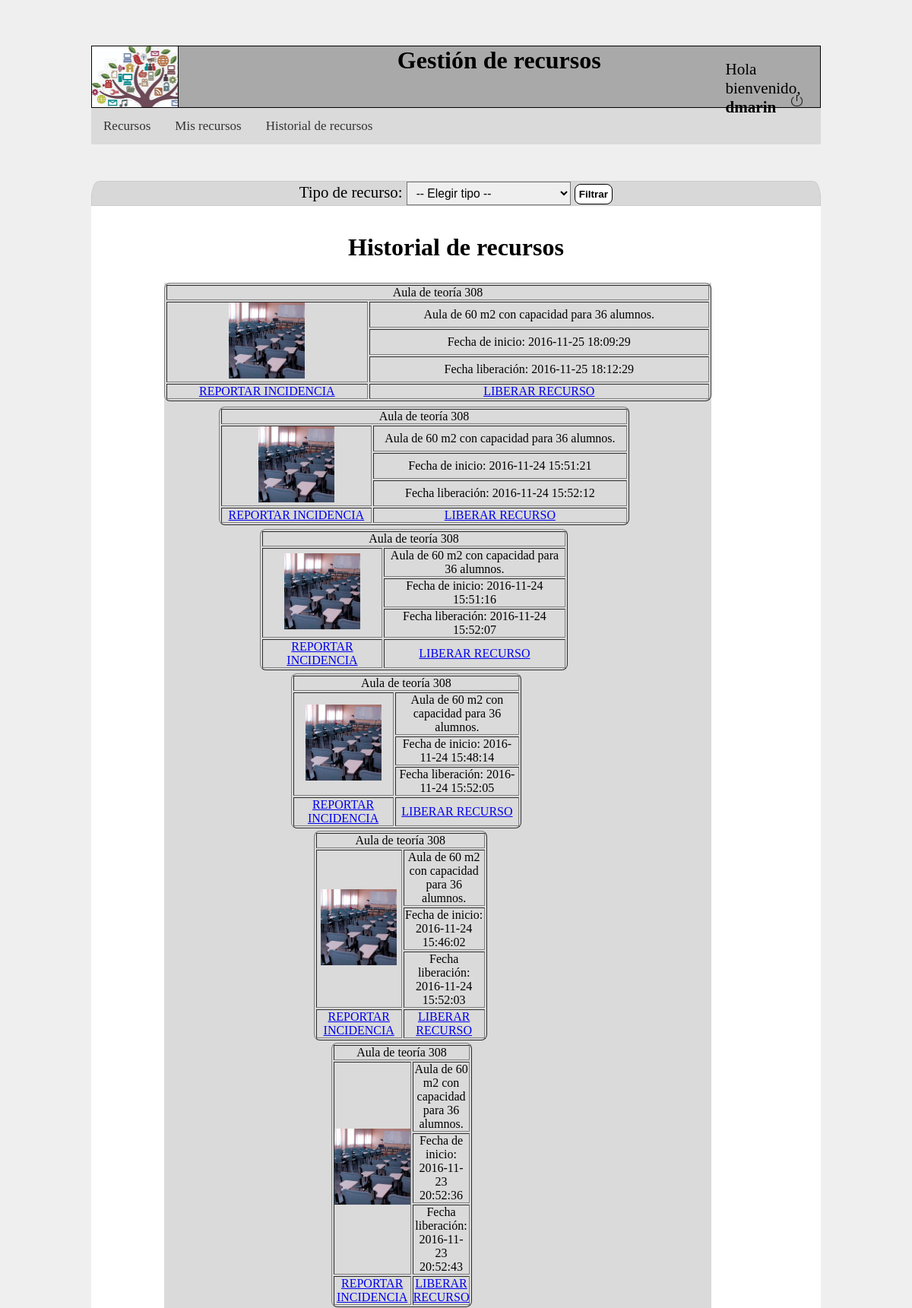
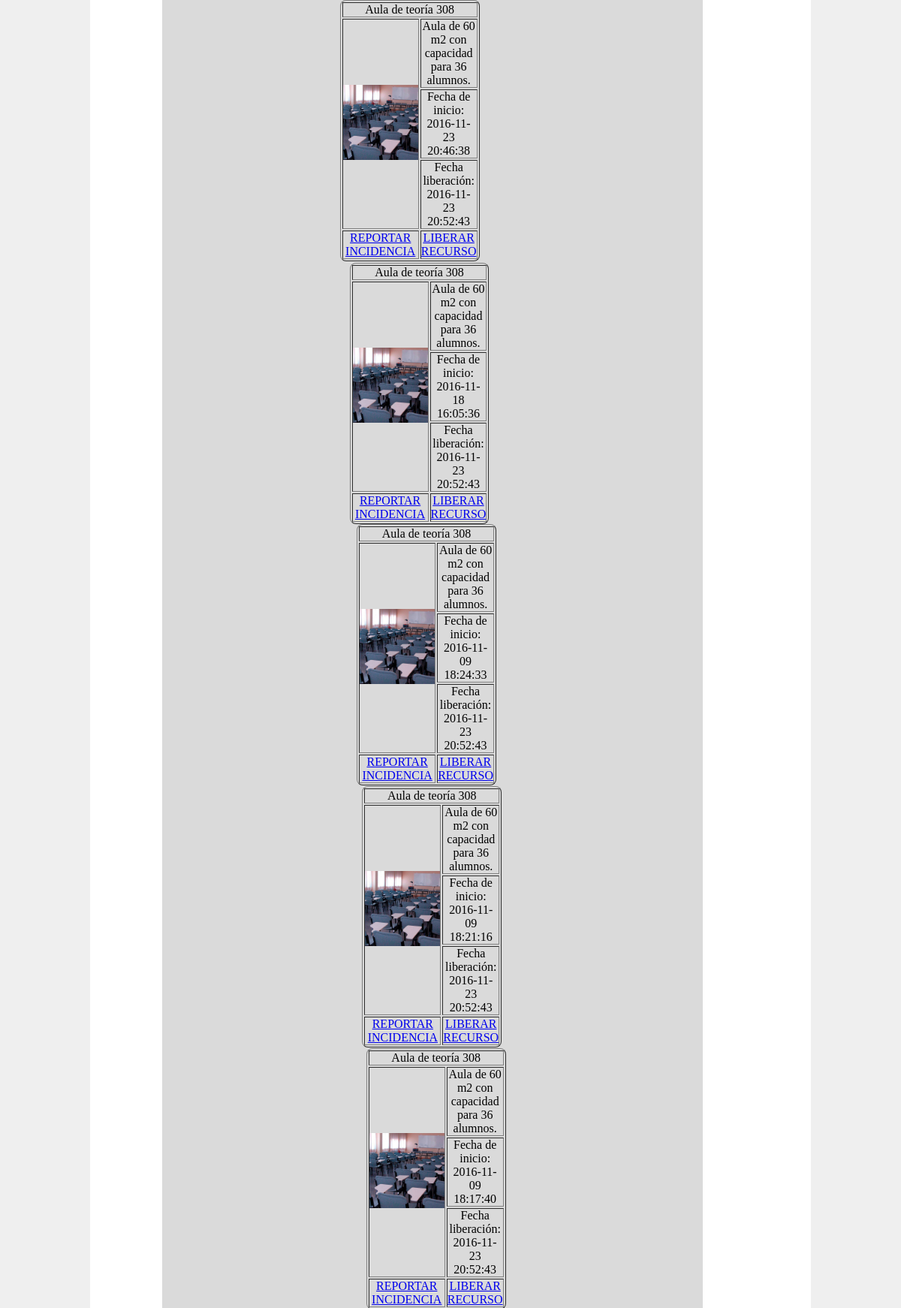
The app's page /proyecto_v3.0/php/historial_recursos.php (signed in, upper part) with its own data (2 pictures, top to bottom).
### tables this page shows
CREATE TABLE `tbl_usuario` (
  `usu_id` int(3) NOT NULL,
  `usu_nickname` varchar(15) NOT NULL,
  `usu_nombre` varchar(15) NOT NULL,
  `usu_apellido` varchar(15) NOT NULL,
  `usu_correo` varchar(30) NOT NULL,
  `usu_cargo` varchar(15) NOT NULL DEFAULT 'usuario',
  `usu_contrasena` varchar(15) NOT NULL,
  `usu_estado` varchar(20) NOT NULL DEFAULT 'alta'
);

CREATE TABLE `tbl_reserva` (
  `res_id` int(4) NOT NULL,
  `res_fechainicio` datetime NOT NULL,
  `res_fechafinal` datetime DEFAULT NULL,
  `res_recursoid` int(2) NOT NULL,
  `res_usuarioid` int(3) NOT NULL
);

CREATE TABLE `tbl_recurso` (
  `rec_id` int(2) NOT NULL,
  `rec_nombre` varchar(30) NOT NULL,
  `rec_foto` varchar(15) NOT NULL DEFAULT '0.jpg',
  `rec_descripcion` varchar(200) NOT NULL,
  `rec_tipoid` int(2) NOT NULL,
  `rec_estado` varchar(15) NOT NULL DEFAULT 'Disponible'
);

### proyecto_v3.0/php/historial_recursos.php (the view, shortened to what this page needs)
<?php
		$conexion = mysqli_connect('localhost', 'root', '', 'bd_proyecto2');
		$mysqli = new mysqli("localhost", "root", "", "bd_proyecto2");
		$con =	"SELECT * FROM `tbl_usuario` WHERE `usu_id` = '". $_SESSION["usu_id"] ."'";
		$result	=	mysqli_query($mysqli,$con);
		while ($fila = mysqli_fetch_row($result))
			{
				$usu_nickname	=	$fila[1];
				$usuario = $_SESSION['usu_id'];
			}
		$sql = "SELECT * FROM tbl_tiporecurso ORDER BY tr_id";
		$finalizado_sql =	" SELECT * FROM tbl_reserva INNER JOIN tbl_recurso ON tbl_recurso.rec_id = tbl_reserva.res_recursoid WHERE res_fechafinal IS NOT NULL AND  res_usuarioid='$usuario'";
		extract($_REQUEST);
		$finalizado_sql .= "ORDER BY `tbl_reserva`.`res_id`  DESC";
		$finalizados = mysqli_query($conexion, $finalizado_sql);
		$tipos = mysqli_query($conexion, $sql);
?>
<!DOCTYPE html>
<html>
<head>
	<link rel="stylesheet" type="text/css" href="../css/recursos.css">
</head>
<body>
	<div class="header">
			<div class="logo">
			</div>
			<h1 align="center">Gestión de recursos</h1>
			<div class="profile">
			<p class="welcome">Hola bienvenido, <br /><b>
			<?php echo $usu_nickname; ?></b>
			</p>
			</div>
			<div class="logout">
				<a href="logout.proc.php" onclick="return logout();">
					<img class="img_logout" src="../img/logout_small.png" alt="Cerrar sesión">
				</a>
			</div>
		</div>
<nav>
	<ul class="topnav">
		<li class="li"><a href="recursos.php">Recursos</a></li>
		<li class="li"><a href="misrecursos.php">Mis recursos</a></li>
		<li class="li"><a href="#">Historial de recursos</a></li>
	</ul>
</nav>
<div class="container">
	<?php
	if(mysqli_num_rows($finalizados)>0 && mysqli_num_rows($tipos)>0){
		?>
	<form action="historial_recursos.php" method="get" class="formtipo">
	Tipo de recurso:
		<select name="tr_id">
			<option value="0">-- Elegir tipo --</option>
		</select>
		<input type="submit" name="enviar" value="Filtrar">
	</form>
	<br/>
	<br/>
	<h1>Historial de recursos</h1>
	<br/>
	<?php
		if(mysqli_num_rows($finalizados)>0){
								while($finalizado=mysqli_fetch_array($finalizados)){
									echo "<div class='content_rec'>";
									echo "<table border>";
										echo "<tr>";
											echo "<td colspan='2'>" . $finalizado['rec_nombre'] . "</td>";
										echo "</tr>";
										echo "<tr>";
											echo "<td rowspan='3'><img class='img_recu' src='../img/recursos/".$finalizado['rec_foto']."' width='100'></td>";
											echo "<td>".$finalizado['rec_descripcion']."</td>";
										echo "</tr>";
										echo "<tr>";
											echo "<td>Fecha de inicio: " .$finalizado['res_fechainicio']. "</td>";
										echo "</tr>";
										echo "<tr>";
											echo "<td>Fecha liberación: " .$finalizado['res_fechafinal']. "</td>";
											echo "</tr>";
											echo "<tr>";
											echo "<td colspan='1'> <a class='free_recu' href='incidencia.php?rec_id=" .$fila[3]. "'>REPORTAR INCIDENCIA </a></td>";
											echo "<td colspan='2'> <a class='free_recu' href='liberar.proc.php?recu_id=" .$fila_rec[0]. "&res_id=" .$fila[0]. "' onclick='return destroy();'>LIBERAR RECURSO </a></td>";
										echo "</tr>";
								echo "</table>";
							}
						echo "</div>";
					}
			} else {
				echo "No hay ningún usuario";
			}
		?>
</div>
</body>
</html>

### proyecto_v3.0/css/recursos.css (style rules this page uses)
* { margin:0px; padding:0px; }
body { background-color: #EFEFEF; width: 80%; margin: 5% 10%; }
.header { height: 80px; background-color: #A9A9A9; border: solid 1px black; }
.logo { background-image: url("../img/banner_opt.jpg"); height: 100%; width: 11.75%; border-right: solid 1px black; float: left; }
.welcome { position: relative; margin-left: 85%; width: 25%; }
nav { margin: 0; padding: 0; background-color: #DADADA; }
nav ul.topnav { list-style-type: none; overflow: hidden; }
nav ul.topnav li { float: left; }
nav ul.topnav li a { display: inline-block; color: #333; text-align: center; padding: 14px 16px; text-decoration: none; transition: 0.3s; font-size: 17px; }
.profile { width: 20%; margin-left: 70%; margin-top: -2%; font-size: 1.32em; }
.container { background-color: white; width: 100%; border-radius:1em; height: 100%; margin-top: 2%; text-align: center; font-size: 1em; }
.content_rec { margin-top: 1%; margin-bottom: 2%; text-align:center; width: 75%; background-color:#DADADA; margin-left: 10%; }
.content_rec table { width: 100%; border-radius: 8px 8px 8px 8px; }
.formtipo { margin-top: 5%; }
.img_logout { width: 8%; margin-left: 75% }
.logout { width: 20%; position: relative; margin-left: 81%; margin-top: -3%; }
.formtipo { font-size: 1.3em; border: 1px solid #ccc; background-color: #D8D8D8; border-top-left-radius: 0.5em 1em; border-top-right-radius: 0.5em 1em; }
select { padding: 5px 8px; box-shadow: none; background-image: none; font-size:0.75em; }
input { font-weight: bold; cursor: pointer; padding: 5px; border: 1px solid #000; background: #fff; border-radius: 8px 8px 8px 8px; font-size: 0.65em; }

### records on screen
tbl_usuario: usu_nickname "dmarin"
tbl_reserva: tbl_recurso.rec_nombre "Aula de teoría 308", tbl_recurso.rec_foto (picture), tbl_recurso.rec_descripcion "Aula de 60 m2 con capacidad para 36 alumnos.", res_fechainicio "2016-11-25 18:09:29", res_fechafinal "2016-11-25 18:12:29"
tbl_reserva: tbl_recurso.rec_nombre "Aula de teoría 308", tbl_recurso.rec_foto (picture), tbl_recurso.rec_descripcion "Aula de 60 m2 con capacidad para 36 alumnos.", res_fechainicio "2016-11-24 15:51:21", res_fechafinal "2016-11-24 15:52:12"
tbl_reserva: tbl_recurso.rec_nombre "Aula de teoría 308", tbl_recurso.rec_foto (picture), tbl_recurso.rec_descripcion "Aula de 60 m2 con capacidad para 36 alumnos.", res_fechainicio "2016-11-24 15:51:16", res_fechafinal "2016-11-24 15:52:07"
tbl_reserva: tbl_recurso.rec_nombre "Aula de teoría 308", tbl_recurso.rec_foto (picture), tbl_recurso.rec_descripcion "Aula de 60 m2 con capacidad para 36 alumnos.", res_fechainicio "2016-11-24 15:48:14", res_fechafinal "2016-11-24 15:52:05"
tbl_reserva: tbl_recurso.rec_nombre "Aula de teoría 308", tbl_recurso.rec_foto (picture), tbl_recurso.rec_descripcion "Aula de 60 m2 con capacidad para 36 alumnos.", res_fechainicio "2016-11-24 15:46:02", res_fechafinal "2016-11-24 15:52:03"
tbl_reserva: tbl_recurso.rec_nombre "Aula de teoría 308", tbl_recurso.rec_foto (picture), tbl_recurso.rec_descripcion "Aula de 60 m2 con capacidad para 36 alumnos.", res_fechainicio "2016-11-23 20:52:36", res_fechafinal "2016-11-23 20:52:43"
tbl_reserva: tbl_recurso.rec_nombre "Aula de teoría 308", tbl_recurso.rec_foto (picture), tbl_recurso.rec_descripcion "Aula de 60 m2 con capacidad para 36 alumnos.", res_fechainicio "2016-11-23 20:46:38", res_fechafinal "2016-11-23 20:52:43"
tbl_reserva: tbl_recurso.rec_nombre "Aula de teoría 308", tbl_recurso.rec_foto (picture), tbl_recurso.rec_descripcion "Aula de 60 m2 con capacidad para 36 alumnos.", res_fechainicio "2016-11-18 16:05:36", res_fechafinal "2016-11-23 20:52:43"
tbl_reserva: tbl_recurso.rec_nombre "Aula de teoría 308", tbl_recurso.rec_foto (picture), tbl_recurso.rec_descripcion "Aula de 60 m2 con capacidad para 36 alumnos.", res_fechainicio "2016-11-09 18:24:33", res_fechafinal "2016-11-23 20:52:43"
tbl_reserva: tbl_recurso.rec_nombre "Aula de teoría 308", tbl_recurso.rec_foto (picture), tbl_recurso.rec_descripcion "Aula de 60 m2 con capacidad para 36 alumnos.", res_fechainicio "2016-11-09 18:21:16", res_fechafinal "2016-11-23 20:52:43"
tbl_reserva: tbl_recurso.rec_nombre "Aula de teoría 308", tbl_recurso.rec_foto (picture), tbl_recurso.rec_descripcion "Aula de 60 m2 con capacidad para 36 alumnos.", res_fechainicio "2016-11-09 18:17:40", res_fechafinal "2016-11-23 20:52:43"
